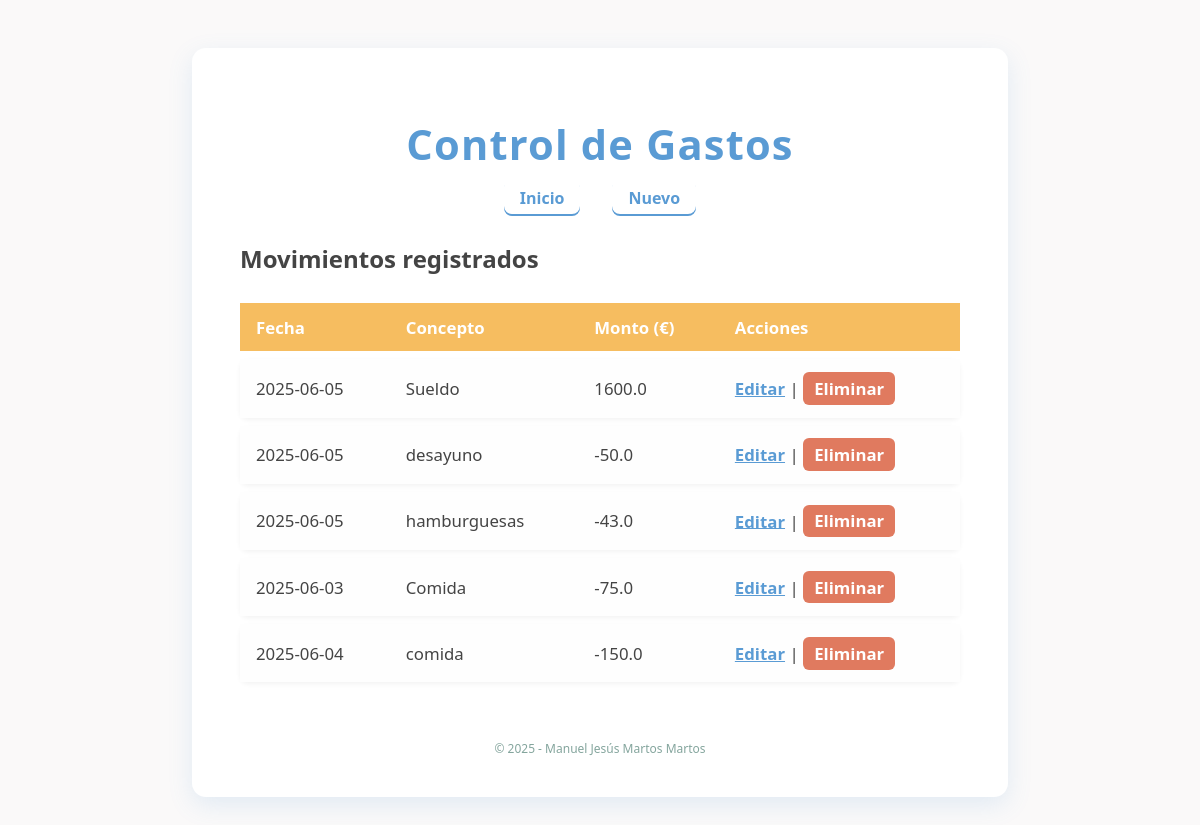
Before: / with the older database file.
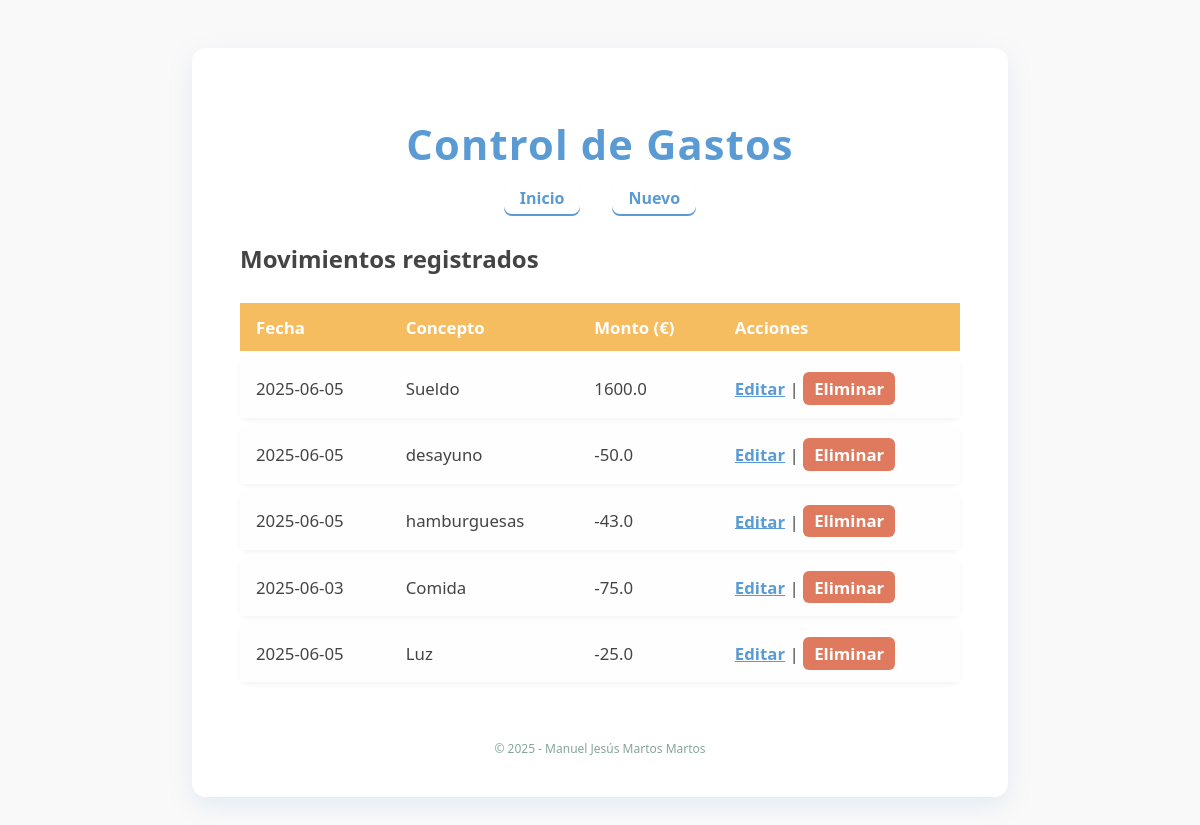
After: the same page with the newer database file.
### tables this page shows
CREATE TABLE "movements" (
	"id"	INTEGER,
	"date"	TEXT NOT NULL,
	"concept"	TEXT NOT NULL,
	"quantity"	REAL NOT NULL,
	PRIMARY KEY("id" AUTOINCREMENT)
);

### registros_ig/routes.py (the view)
@app.route("/")
def index():
    registros= select_all()
    """
    datos_movimiento = [
        {"id":1,"date":"2025-06-06","concepto":"sueldo","quantity":"1600€"},
        {"id":2,"date":"2025-06-05","concepto":"Luz","quantity":"-100"},
        {"id":3,"date":"2025-06-04","concepto":"Teléfono","quantity":"-40"},
        {"id":4,"date":"2025-06-03","concepto":"Gas","quantity":"-25"},
    ]
    """
    return render_template("index.html",data = registros)

### registros_ig/models.py (called while the page is built)
def select_all():
    con = sqlite3.connect(ORIGIN_DATA)
    cur = con.cursor()
    res = cur.execute("select * from movements;")
    filas = res.fetchall()
    columnas = res.description #columnas
    lista_diccionario=[]
    for f in filas:
        diccionario={}
        posicion=0
        for c in columnas:
            diccionario[c[0]] = f[posicion]
            posicion +=1
        lista_diccionario.append(diccionario)
    con.close()
    return lista_diccionario

### registros_ig/templates/index.html
{% extends "base.html" %}
{% block section %}
<h2>Movimientos registrados</h2>
<table>
  <thead>
    <tr>
      <th>Fecha</th>
      <th>Concepto</th>
      <th>Monto (€)</th>
      <th>Acciones</th>
    </tr>
  </thead>
  <tbody>
    {% for mov in data %}
    <tr>
      <td>{{ mov['date'] }}</td>
      <td>{{ mov['concept'] }}</td>
      <td>{{ mov['quantity'] }}</td>
      <td>
        <a href="/update/{{ mov['id'] }}" style="color: var(--color-primario); font-weight: 600;">Editar</a> |
        <a href="/delete/{{ mov['id'] }}" class="contrast">Eliminar</a>
      </td>
    </tr>
    {% else %}
    <tr><td colspan="4" style="text-align:center; font-style: italic; color: #777;">No hay movimientos registrados.</td></tr>
    {% endfor %}
  </tbody>
</table>
{% endblock %}

### registros_ig/templates/base.html (shortened to what this page needs)
<!doctype html>
<html lang="es">
<head>
  <link rel="stylesheet" href="https://unpkg.com/@picocss/pico@1.5.10/css/pico.min.css">
</head>
<body>
  <main class="container">
    <header>
      <h1>Control de Gastos</h1>
      <nav>
        <ul>
          <li><a href="/" role="button">Inicio</a></li>
          <li><a href="/new" role="button">Nuevo</a></li>
        </ul>
      </nav>
    </header>
    {% block section %}{% endblock %}
    <footer>
      <small>&copy; 2025 - Manuel Jesús Martos Martos</small>
    </footer>
  </main>
</body>
</html>

### registros_ig/templates/base.html (style rules this page uses)
:root { --color-primario: #5A9BD4; --color-secundario: #F6BD60; --color-terciario: #84A59D; --color-error: #E07A5F; --color-fondo: #FAF9F9; --color-texto: #444444; }
body { background-color: var(--color-fondo); color: var(--color-texto); font-family: 'Segoe UI', Tahoma, Geneva, Verdana, sans-serif; }
main.container { max-width: 720px; margin: 3rem auto; background: white; padding: 2.5rem 3rem; border-radius: 14px; box-shadow: 0 8px 25px rgb(90 155 212 / 0.15); transition: box-shadow 0.3s ease-in-out; }
header { margin-bottom: 2rem; text-align: center; }
header h1 { color: var(--color-primario); font-weight: 700; margin-bottom: 0.3rem; letter-spacing: 1.2px; font-size: 2.6rem; }
nav ul { display: flex; justify-content: center; gap: 2rem; padding-left: 0; list-style: none; }
nav ul li a { font-weight: 600; color: var(--color-primario); padding: 0.4rem 1rem; border-radius: 8px; transition: background-color 0.3s ease; text-decoration: none; box-shadow: inset 0 -2px 0 var(--color-primario); }
footer { text-align: center; margin-top: 3rem; font-size: 0.9rem; color: var(--color-terciario); font-weight: 500; }
table { width: 100%; border-collapse: separate; border-spacing: 0 0.5rem; font-size: 1.05rem; }
thead tr { background-color: var(--color-secundario); color: white; text-align: left; font-weight: 700; border-radius: 10px; }
thead tr th { padding: 0.8rem 1rem; }
tbody tr { background-color: #fefefe; box-shadow: 0 2px 5px rgb(0 0 0 / 0.05); border-radius: 8px; transition: background-color 0.3s ease; }
tbody tr td { padding: 0.8rem 1rem; vertical-align: middle; }
a.contrast { background-color: var(--color-error); color: white !important; padding: 0.3rem 0.7rem; border-radius: 6px; font-weight: 700; transition: background-color 0.3s ease; text-decoration: none; display: inline-block; }

Changed rows visible on the page:
removed movements: date "2025-06-04", concept "comida", quantity "-150.0"
added movements: date "2025-06-05", concept "Luz", quantity "-25.0"
